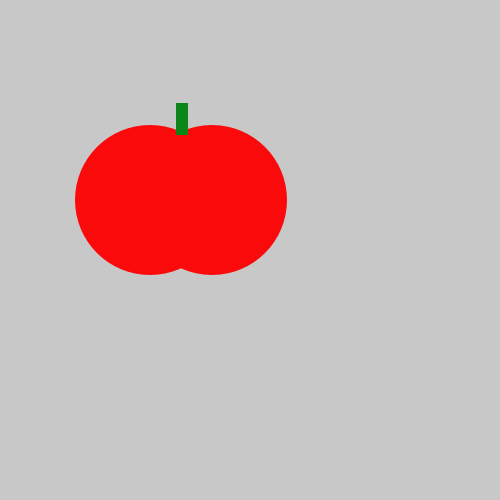
Frame 1 (no input)
Frame 60 (the mouse pressed at the canvas centre just before this capture): identical to frame 1, image omitted
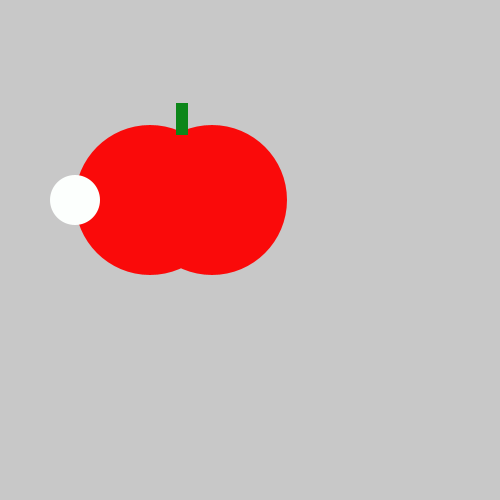
Frame 120 (the mouse held since frame 60 and released just before this capture)

The Processing sketch that drew these frames (run headless with seeded random() and noise(); from frame 60 on, the mouse is pressed at the canvas centre):

// Processing sketch: tasty_tomato
// ── tasty_tomato.pde
void setup() {
    size(500, 500);
}
void draw() {
    background(200, 200, 200);
    noStroke();
    fill(#FA0A0A);
    ellipse(150, 200, 150, 150);
    ellipse(212, 200, 150, 150);
    fill(#0C8619);
    rect(176, 103, 12, 32);
    if(mousePressed){
      
    fill(#FCFFFD);
    ellipse(75,200,50,50);
    }
}
